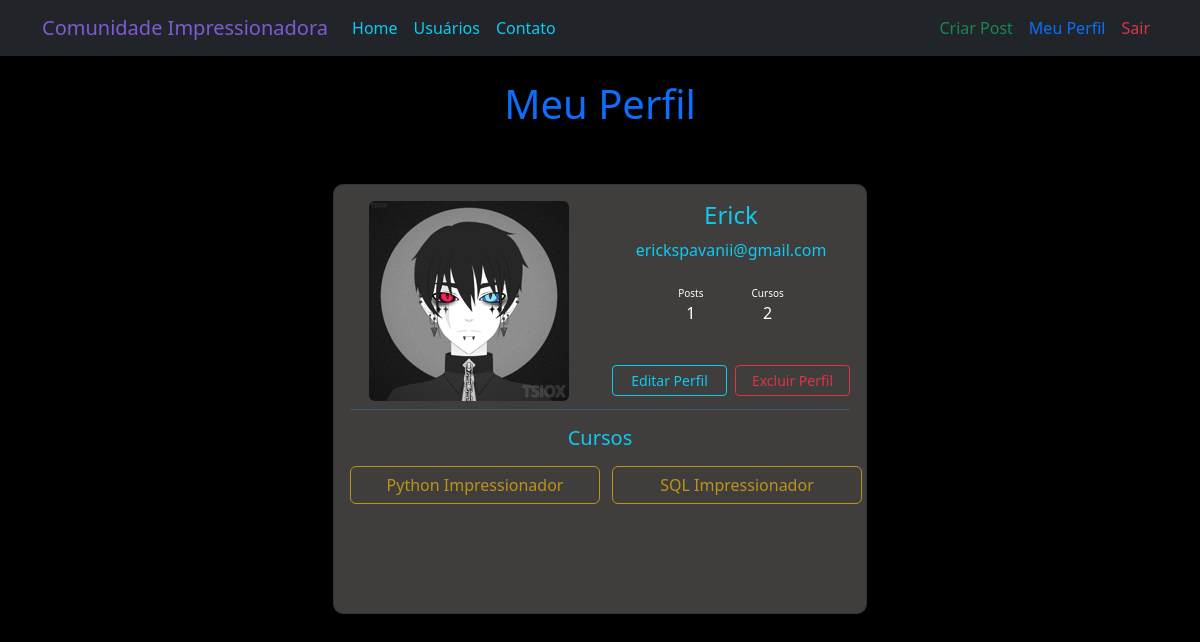
The page /perfil (signed in) on the database its author committed.
### comunidadeimpressionadora/models.py (models this page shows)
class Usuario(database.Model, UserMixin):
    id = database.Column(database.Integer, primary_key = True)
    username = database.Column(database.String, nullable = False)
    email = database.Column(database.String, nullable = False, unique = True)
    senha = database.Column(database.String, nullable = False)
    foto_perfil = database.Column(database.String, nullable = False, default = 'default.jpg')
    posts = database.relationship('Post', backref = 'autor', lazy = True)
    cursos = database.Column(database.String, nullable = False, default = 'Não informado')

### comunidadeimpressionadora/routes.py (the view)
@app.route('/perfil')
@login_required
def perfil():
    foto_perfil = url_for('static', filename = f'fotos_perfil/{current_user.foto_perfil}')
    return render_template('perfil.html', foto_perfil = foto_perfil)

### comunidadeimpressionadora/models.py (called while the page is built)
@login_manager.user_loader
def load_usuario(id_usuario):
    return Usuario.query.get(int(id_usuario))

### comunidadeimpressionadora/templates/perfil.html (shortened to what this page needs)
{% extends 'base.html' %}
{% block body %}
<div class="container mb-5" style="text-align: center;">
    <h1>Meu Perfil</h1>
    <div class="row justify-content-center">
        <div class="col-lg-6 col-8 mt-5">
            <div class="card p-3 cardprofiles">
                <div class="row">
                    <div class="col-md-6 col-12">
                        <div class="image">
                            <img src="{{ foto_perfil }}" class="rounded img-fluid">
                        </div>
                    </div>
                    <div class="col-md-6 col-12 mt-3 mt-md-0">
                        <h4 class="text-info">
                            {{ current_user.username }}
                        </h4>
                        <span class="me-0 text-info">
                            {{ current_user.email }}
                        </span>
                        <div class="p-2 mt-3 d-flex justify-content-center text-white">
                            <div class="d-flex flex-column me-5">
                                <span class="points">
                                    Posts
                                </span>
                                <span class="number">
                                    {{ current_user.posts | length }}
                                </span>
                            </div>
                            <div class="d-flex flex-column">
                                <span class="points">
                                    Cursos
                                </span>
                                <span class="number">
                                    {% if current_user.cursos.count(';') > 0 %}
                                    {{ current_user.cursos.count(';') + 1 }}
                                    {% else %}
                                    0
                                    {% endif %}
                                </span>
                            </div>
                        </div>
                        <div class="button mt-2 d-flex flex-row align-items-center">
                            <a class="btn btn-sm btn-outline-info w-100 mt-4 me-2 botoesperfil"
                                href=" {{ url_for('editar_perfil') }} ">
                                Editar Perfil
                            </a>
                            <a class="btn btn-sm btn-outline-danger w-100 mt-4 botoesperfil" href="#"
                                data-bs-toggle="modal" data-bs-target="#ModalExcluirUser">
                                Excluir Perfil
                            </a>
                        </div>
                    </div>
                </div>
                <hr class="text-info mt-2">
                <div class="row">
                    <div class="col-12">
                        <center>
                            <h5 class="text-info">
                                Cursos
                            </h5>
                        </center>
                    </div>
                </div>
                <div class="row justify-content-center align-self-center">
                    {% if current_user.cursos.count(';') == 0 %}
                    <div class="col-12">
                        <button type="button" class="btn btn-outline-warning mt-2 cursos" disabled>
                            {{ current_user.cursos }}
                        </button>
                    </div>
                    {% else %}
                    {% for curso in current_user.cursos.split(';') %}
                    <div class="col-md-6 col-12">
                        <button type="button" class="btn btn-outline-warning mt-2 cursos" disabled>
                            {{ curso }}
                        </button>
                    </div>
                    {% endfor %}
                    {% endif %}
                </div>
            </div>
        </div>
    </div>
</div>
{% endblock %}

### comunidadeimpressionadora/static/main.css (style rules this page uses)
.cardprofiles { border-radius: 10px; background-color: #403d3d; height: 100%; min-height: 430px; }
.points { font-size:10px; }
.number { font-weight:500; }
@media screen and (min-width: 1200px) and (max-width: 1399px) { .cursos { width: 250px; height: 38px; } }

### rows shown on the page
Usuario: username "Erick", email "erickspavanii@gmail.com", cursos "2"

### other values the page prints
{{ current_user.posts | length }} "1"
{{ curso }} "Python Impressionador" "SQL Impressionador"
